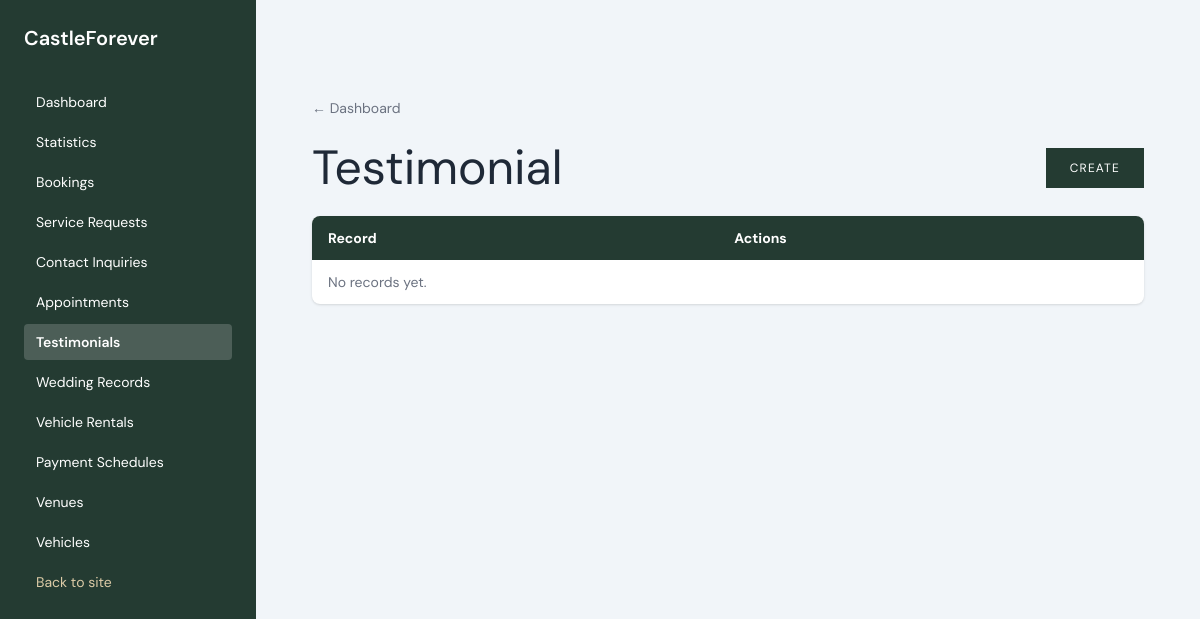
Page /dashboard/testimonials/ (signed in) on the earlier database version.
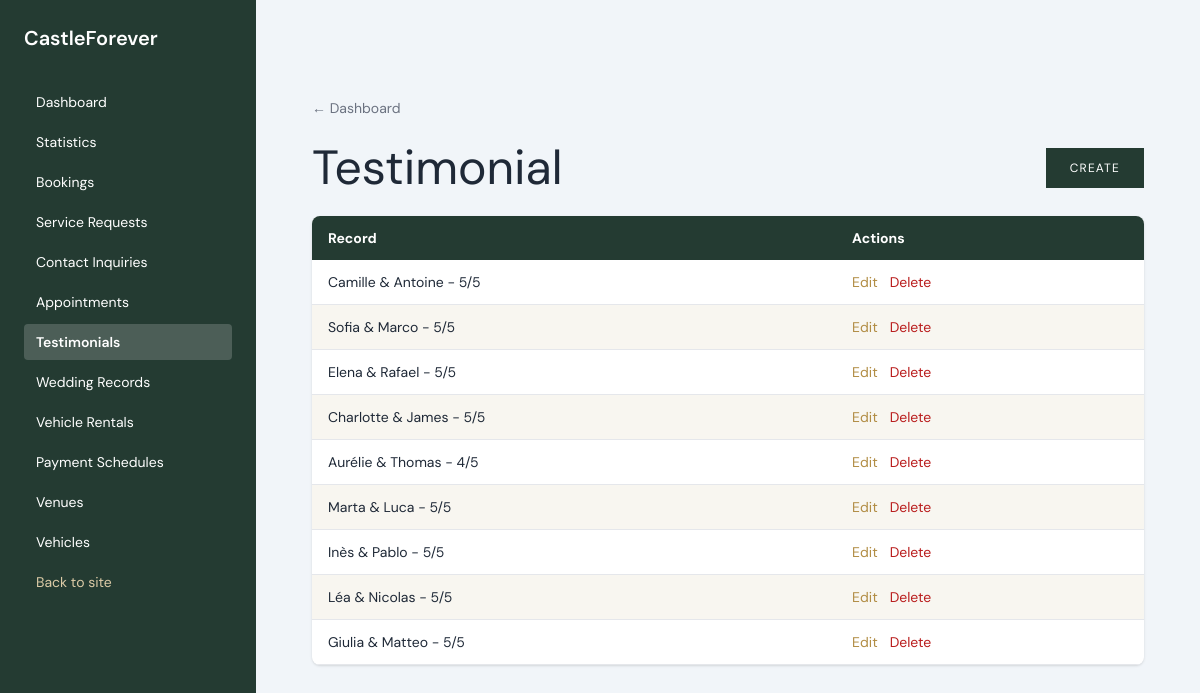
Same page on the later database version.
### core/models.py (models this page shows, shortened)
class Testimonial(models.Model):
    couple_names = models.CharField(_("Couple names"), max_length=180)
    venue = models.ForeignKey(
        "catalog.Venue",
        on_delete=models.SET_NULL,
        null=True,
        blank=True,
        related_name="testimonials",
        verbose_name=_("Estate"),
    )
    location = models.CharField(_("Location"), max_length=120, blank=True)
    event_date = models.DateField(_("Event date"), null=True, blank=True)
    rating = models.PositiveSmallIntegerField(
        _("Rating"),
        default=5,
        validators=[MinValueValidator(1), MaxValueValidator(5)],
    )
    quote = models.TextField(_("Testimonial"))
    image = models.ImageField(_("Photo"), upload_to="testimonials/", blank=True)
    image_url = models.URLField(_("Photo URL"), blank=True)
    is_published = models.BooleanField(_("Published"), default=True)
    position = models.PositiveSmallIntegerField(_("Display order"), default=0)
    class Meta:
        ordering = ["position", "-event_date", "pk"]
        verbose_name = _("Testimonial")
        verbose_name_plural = _("Testimonials")
    def __str__(self):
        return f"{self.couple_names}  -  {self.rating}/5"

### core/views.py (the view)
# urls.py: path("dashboard/testimonials/", views.TestimonialListView.as_view(), name="testimonial-list"),
class TestimonialListView(DashboardListView):
    model = Testimonial
    model_name = "Testimonial"
    create_url_name = "core:testimonial-create"
    update_url_name = "core:testimonial-update"
    delete_url_name = "core:testimonial-delete"

### core/views.py (called while the page is built)
    def test_func(self):
        return self.request.user.is_staff

    def get_context_data(self, **kwargs):
        context = super().get_context_data(**kwargs)
        context["model_name"] = self.model_name
        context["create_url_name"] = self.create_url_name
        context["update_url_name"] = self.update_url_name
        context["delete_url_name"] = self.delete_url_name
        return context

### core/templates/core/dashboard_list.html (shortened to what this page needs)
{% extends "core/dashboard_layout.html" %}
{% load static i18n %}
{% block content %}
<main class="max-w-7xl mx-auto px-6 py-16">
  <a href="{% url 'core:dashboard' %}" class="text-sm text-gray-500">← {% trans "Dashboard" %}</a>
  <div class="flex items-center justify-between mt-6">
    <h1 class="font-display text-5xl">{{ model_name }}</h1>
    <a href="{% url create_url_name %}" class="bg-forest text-white py-3 px-6 uppercase tracking-widest text-xs">{% trans "Create" %} </a>
  </div>
  <div class="mt-6 overflow-x-auto bg-white rounded-lg shadow">
    <table class="dashboard-table w-full text-sm">
      <thead>
        <tr class="text-left">
          <th class="py-3 px-4">{% trans "Record" %}</th>
          <th class="py-3 px-4">{% trans "Actions" %}</th>
        </tr>
      </thead>
      <tbody>
        {% for obj in objects %}
          <tr class="border-b">
            <td class="py-3 px-4">{{ obj }}</td>
            <td class="py-3 px-4 flex gap-3">
              <a href="{% url update_url_name obj.pk %}" class="text-[#b18c43] hover:underline">{% trans "Edit" %}</a>
              <a href="{% url delete_url_name obj.pk %}" class="text-red-700 hover:underline">{% trans "Delete" %}</a>
            </td>
          </tr>
        {% empty %}
          <tr><td colspan="2" class="py-6 px-4 text-gray-500">{% trans "No records yet." %}</td></tr>
        {% endfor %}
      </tbody>
    </table>
  </div>
</main>
{% endblock %}

### core/templates/core/dashboard_layout.html (shortened to what this page needs)
{% load static i18n %}
<!doctype html>
<html lang="en">
  <head>
    <script src="https://cdn.tailwindcss.com"></script>
    <link href="https://cdn.jsdelivr.net/npm/select2@4.1.0-rc.0/dist/css/select2.min.css" rel="stylesheet" />
  </head>
  <body class="bg-[#f1f5f9] text-[#1f2937]">
    <div class="min-h-screen flex">
      <aside id="sidebar" class="fixed md:static inset-y-0 left-0 w-64 bg-forest text-white p-6 transform -translate-x-full md:translate-x-0 transition-transform duration-200 z-50">
        <div class="font-semibold text-xl mb-8">CastleForever</div>
        <nav class="space-y-1 text-sm">
          <a href="{% url 'core:dashboard' %}" class="block py-2 px-3 rounded hover:bg-white/10 {% if request.resolver_match.url_name == 'dashboard' %}active_page{% endif %}">{% trans "Dashboard" %}</a>
          <a href="{% url 'core:statistics' %}" class="block py-2 px-3 rounded hover:bg-white/10 {% if request.resolver_match.url_name == 'statistics' %}active_page{% endif %}">{% trans "Statistics" %}</a>
          <a href="{% url 'core:booking-list' %}" class="block py-2 px-3 rounded hover:bg-white/10 {% if request.resolver_match.url_name == 'booking-list' %}active_page{% endif %}">{% trans "Bookings" %}</a>
          <a href="{% url 'core:service-request-list' %}" class="block py-2 px-3 rounded hover:bg-white/10 {% if request.resolver_match.url_name == 'service-request-list' %}active_page{% endif %}">{% trans "Service Requests" %}</a>
          <a href="{% url 'core:contact-inquiry-list' %}" class="block py-2 px-3 rounded hover:bg-white/10 {% if request.resolver_match.url_name == 'contact-inquiry-list' %}active_page{% endif %}">{% trans "Contact Inquiries" %}</a>
          <a href="{% url 'core:appointment-record-list' %}" class="block py-2 px-3 rounded hover:bg-white/10 {% if request.resolver_match.url_name == 'appointment-record-list' %}active_page{% endif %}">{% trans "Appointments" %}</a>
          <a href="{% url 'core:testimonial-list' %}" class="block py-2 px-3 rounded hover:bg-white/10 {% if request.resolver_match.url_name == 'testimonial-list' %}active_page{% endif %}">{% trans "Testimonials" %}</a>
          <a href="{% url 'core:wedding-record-list' %}" class="block py-2 px-3 rounded hover:bg-white/10 {% if request.resolver_match.url_name == 'wedding-record-list' %}active_page{% endif %}">{% trans "Wedding Records" %}</a>
          <a href="{% url 'core:vehicle-rental-list' %}" class="block py-2 px-3 rounded hover:bg-white/10 {% if request.resolver_match.url_name == 'vehicle-rental-list' %}active_page{% endif %}">{% trans "Vehicle Rentals" %}</a>
          <a href="{% url 'core:payment-schedule-list' %}" class="block py-2 px-3 rounded hover:bg-white/10 {% if request.resolver_match.url_name == 'payment-schedule-list' %}active_page{% endif %}">{% trans "Payment Schedules" %}</a>
          <a href="{% url 'core:venue-list' %}" class="block py-2 px-3 rounded hover:bg-white/10 {% if request.resolver_match.url_name == 'venue-list' %}active_page{% endif %}">{% trans "Venues" %}</a>
          <a href="{% url 'core:vehicle-list' %}" class="block py-2 px-3 rounded hover:bg-white/10 {% if request.resolver_match.url_name == 'vehicle-list' %}active_page{% endif %}">{% trans "Vehicles" %}</a>
          <a href="{% url 'base:home' %}" class="block py-2 px-3 rounded mt-6 text-[#dccba7]">{% trans "Back to site" %}</a>
        </nav>
      </aside>
      <main class="flex-1 p-6 md:p-8 md:ml-0 mt-16 md:mt-0">
        {% block content %}{% endblock %}
      </main>
    </div>
  </body>
</html>

### core/templates/core/dashboard_layout.html (style rules this page uses)
body { font-family: "DM Sans", sans-serif; }
.dashboard-table th { background: #243B32; color: white; }
.dashboard-table td, .dashboard-table th { padding: 12px 16px; }
.dashboard-table tr:nth-child(even) { background: #f8f6f0; }
.active_page { background: rgba(255,255,255,0.18); font-weight: 600; }

Differences in the rows shown:
added Testimonial: couple_names+rating "Camille & Antoine - 5/5"
added Testimonial: couple_names+rating "Sofia & Marco - 5/5"
added Testimonial: couple_names+rating "Elena & Rafael - 5/5"
added Testimonial: couple_names+rating "Charlotte & James - 5/5"
added Testimonial: couple_names+rating "Aurélie & Thomas - 4/5"
added Testimonial: couple_names+rating "Marta & Luca - 5/5"
added Testimonial: couple_names+rating "Inès & Pablo - 5/5"
added Testimonial: couple_names+rating "Léa & Nicolas - 5/5"
added Testimonial: couple_names+rating "Giulia & Matteo - 5/5"
Other differences:
text no longer shown: "No records yet."
